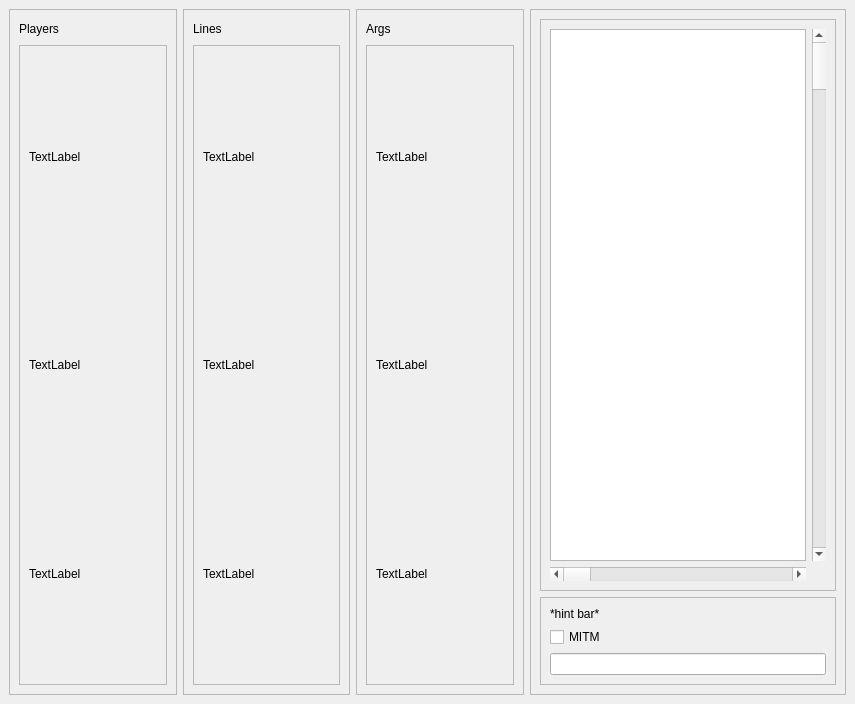
<?xml version="1.0" encoding="UTF-8"?>
<ui version="4.0">
 <class>MainWindow</class>
 <widget class="QMainWindow" name="MainWindow">
  <property name="geometry">
   <rect>
    <x>0</x>
    <y>0</y>
    <width>855</width>
    <height>704</height>
   </rect>
  </property>
  <property name="windowTitle">
   <string>MainWindow</string>
  </property>
  <widget class="QWidget" name="centralwidget">
   <layout class="QGridLayout" name="gridLayout">
    <item row="0" column="3">
     <widget class="QFrame" name="Chat_frame">
      <property name="enabled">
       <bool>true</bool>
      </property>
      <property name="sizePolicy">
       <sizepolicy hsizetype="Expanding" vsizetype="Expanding">
        <horstretch>0</horstretch>
        <verstretch>0</verstretch>
       </sizepolicy>
      </property>
      <property name="minimumSize">
       <size>
        <width>150</width>
        <height>0</height>
       </size>
      </property>
      <property name="frameShape">
       <enum>QFrame::StyledPanel</enum>
      </property>
      <property name="frameShadow">
       <enum>QFrame::Raised</enum>
      </property>
      <layout class="QVBoxLayout" name="verticalLayout_4">
       <item>
        <widget class="QFrame" name="text_browser_frame">
         <property name="frameShape">
          <enum>QFrame::StyledPanel</enum>
         </property>
         <property name="frameShadow">
          <enum>QFrame::Raised</enum>
         </property>
         <layout class="QGridLayout" name="gridLayout_2">
          <item row="1" column="0">
           <widget class="QScrollBar" name="horizontalScrollBar">
            <property name="orientation">
             <enum>Qt::Horizontal</enum>
            </property>
           </widget>
          </item>
          <item row="0" column="1">
           <widget class="QScrollBar" name="verticalScrollBar">
            <property name="orientation">
             <enum>Qt::Vertical</enum>
            </property>
           </widget>
          </item>
          <item row="0" column="0">
           <widget class="QTextBrowser" name="textBrowser"/>
          </item>
         </layout>
        </widget>
       </item>
       <item>
        <widget class="QFrame" name="entry_frame">
         <property name="frameShape">
          <enum>QFrame::StyledPanel</enum>
         </property>
         <property name="frameShadow">
          <enum>QFrame::Raised</enum>
         </property>
         <layout class="QVBoxLayout" name="verticalLayout_8">
          <item>
           <widget class="QLabel" name="label_13">
            <property name="text">
             <string>*hint bar*</string>
            </property>
            <property name="alignment">
             <set>Qt::AlignLeading|Qt::AlignLeft|Qt::AlignVCenter</set>
            </property>
           </widget>
          </item>
          <item alignment="Qt::AlignVCenter">
           <widget class="QCheckBox" name="checkBox">
            <property name="layoutDirection">
             <enum>Qt::LeftToRight</enum>
            </property>
            <property name="autoFillBackground">
             <bool>false</bool>
            </property>
            <property name="text">
             <string>MITM</string>
            </property>
           </widget>
          </item>
          <item>
           <widget class="QLineEdit" name="lineEdit"/>
          </item>
         </layout>
        </widget>
       </item>
      </layout>
     </widget>
    </item>
    <item row="0" column="2">
     <widget class="QFrame" name="Args_frame">
      <property name="sizePolicy">
       <sizepolicy hsizetype="Expanding" vsizetype="Preferred">
        <horstretch>0</horstretch>
        <verstretch>0</verstretch>
       </sizepolicy>
      </property>
      <property name="minimumSize">
       <size>
        <width>150</width>
        <height>0</height>
       </size>
      </property>
      <property name="frameShape">
       <enum>QFrame::StyledPanel</enum>
      </property>
      <property name="frameShadow">
       <enum>QFrame::Raised</enum>
      </property>
      <layout class="QVBoxLayout" name="verticalLayout_3">
       <item>
        <widget class="QLabel" name="args_label">
         <property name="maximumSize">
          <size>
           <width>16777215</width>
           <height>20</height>
          </size>
         </property>
         <property name="text">
          <string>Args</string>
         </property>
        </widget>
       </item>
       <item>
        <widget class="QFrame" name="Args_container">
         <property name="frameShape">
          <enum>QFrame::StyledPanel</enum>
         </property>
         <property name="frameShadow">
          <enum>QFrame::Raised</enum>
         </property>
         <layout class="QVBoxLayout" name="verticalLayout_7">
          <item>
           <widget class="QLabel" name="label_10">
            <property name="text">
             <string>TextLabel</string>
            </property>
           </widget>
          </item>
          <item>
           <widget class="QLabel" name="label_11">
            <property name="text">
             <string>TextLabel</string>
            </property>
           </widget>
          </item>
          <item>
           <widget class="QLabel" name="label_12">
            <property name="text">
             <string>TextLabel</string>
            </property>
           </widget>
          </item>
         </layout>
        </widget>
       </item>
      </layout>
     </widget>
    </item>
    <item row="0" column="0">
     <widget class="QFrame" name="Players_frame">
      <property name="sizePolicy">
       <sizepolicy hsizetype="Expanding" vsizetype="Preferred">
        <horstretch>0</horstretch>
        <verstretch>0</verstretch>
       </sizepolicy>
      </property>
      <property name="minimumSize">
       <size>
        <width>150</width>
        <height>0</height>
       </size>
      </property>
      <property name="frameShape">
       <enum>QFrame::StyledPanel</enum>
      </property>
      <property name="frameShadow">
       <enum>QFrame::Raised</enum>
      </property>
      <layout class="QVBoxLayout" name="verticalLayout">
       <item>
        <widget class="QLabel" name="players_label">
         <property name="maximumSize">
          <size>
           <width>16777215</width>
           <height>20</height>
          </size>
         </property>
         <property name="text">
          <string>Players</string>
         </property>
        </widget>
       </item>
       <item>
        <widget class="QFrame" name="players_container">
         <property name="frameShape">
          <enum>QFrame::StyledPanel</enum>
         </property>
         <property name="frameShadow">
          <enum>QFrame::Raised</enum>
         </property>
         <layout class="QVBoxLayout" name="verticalLayout_5">
          <item>
           <widget class="QLabel" name="label_4">
            <property name="text">
             <string>TextLabel</string>
            </property>
           </widget>
          </item>
          <item>
           <widget class="QLabel" name="label_5">
            <property name="text">
             <string>TextLabel</string>
            </property>
           </widget>
          </item>
          <item>
           <widget class="QLabel" name="label_6">
            <property name="text">
             <string>TextLabel</string>
            </property>
           </widget>
          </item>
         </layout>
        </widget>
       </item>
      </layout>
     </widget>
    </item>
    <item row="0" column="1">
     <widget class="QFrame" name="Lines_frame">
      <property name="sizePolicy">
       <sizepolicy hsizetype="Expanding" vsizetype="Preferred">
        <horstretch>0</horstretch>
        <verstretch>0</verstretch>
       </sizepolicy>
      </property>
      <property name="minimumSize">
       <size>
        <width>150</width>
        <height>0</height>
       </size>
      </property>
      <property name="frameShape">
       <enum>QFrame::StyledPanel</enum>
      </property>
      <property name="frameShadow">
       <enum>QFrame::Raised</enum>
      </property>
      <layout class="QVBoxLayout" name="verticalLayout_2">
       <item>
        <widget class="QLabel" name="lines_label">
         <property name="maximumSize">
          <size>
           <width>16777215</width>
           <height>20</height>
          </size>
         </property>
         <property name="text">
          <string>Lines</string>
         </property>
        </widget>
       </item>
       <item>
        <widget class="QFrame" name="lines_container">
         <property name="frameShape">
          <enum>QFrame::StyledPanel</enum>
         </property>
         <property name="frameShadow">
          <enum>QFrame::Raised</enum>
         </property>
         <layout class="QVBoxLayout" name="verticalLayout_6">
          <item>
           <widget class="QLabel" name="label_7">
            <property name="text">
             <string>TextLabel</string>
            </property>
           </widget>
          </item>
          <item>
           <widget class="QLabel" name="label_8">
            <property name="text">
             <string>TextLabel</string>
            </property>
           </widget>
          </item>
          <item>
           <widget class="QLabel" name="label_9">
            <property name="text">
             <string>TextLabel</string>
            </property>
           </widget>
          </item>
         </layout>
        </widget>
       </item>
      </layout>
     </widget>
    </item>
   </layout>
  </widget>
 </widget>
 <resources/>
 <connections/>
</ui>
